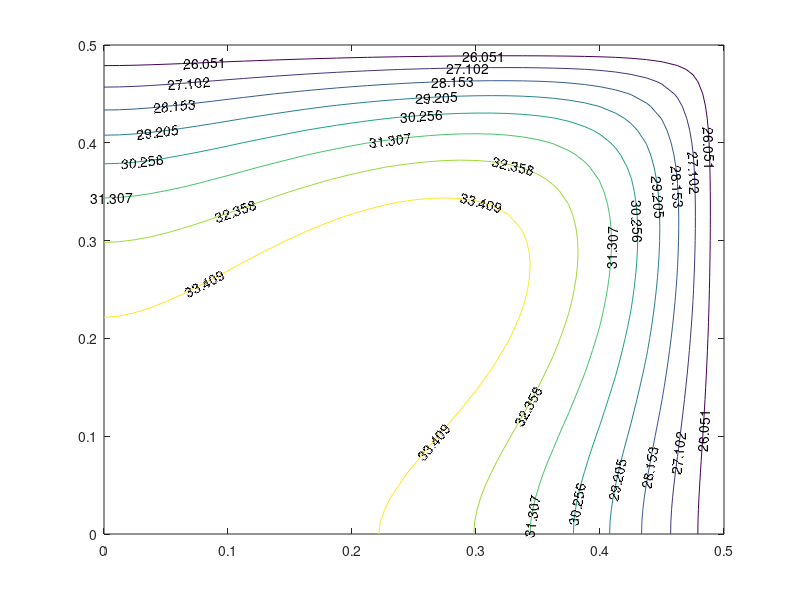
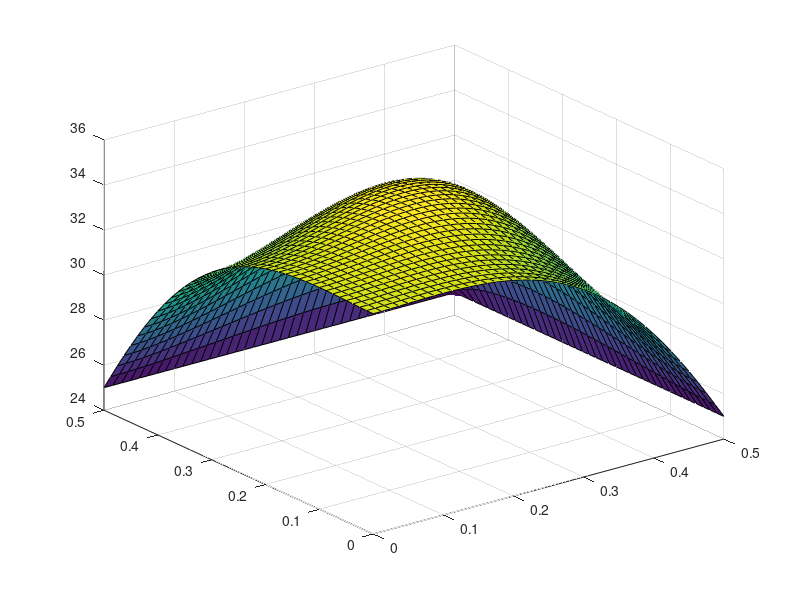

These charts were generated, in order, by the following MATLAB code:

function Question3
clear all;clc;close all;             % Clear workspace and command window, 
                                     %      close all figures
L=0.5; y=L; n=41; dx=L/(n-1);        % Specify parameters of the problem
itr_max=1500; tol=10^-4; alpha=1.8;   % Set numerical parameters
T=zeros(n,n);                        % Set all element of T equal to zero               
                                     % Set constant valued boundary values                
T(n,:)=25*ones(1,n);
T(:,n)=25*ones(n,1);
T_c=T;
for k=1:itr_max                      % Iterate until itr_max or convergence
    error_max=0;                     % Set max error =0 at beginning of 
                                     %      each iteration
                                     
    for i=2:n-1                      % Increment row numbers
         for j=2:n-1                 % Increment column numbers
                                     % Apply recursion relation
             T_c=get_T_c(T,i,j); 
                                     % Apply relaxation factor
             T(i,j)=T(i,j)+alpha*(T_c-T(i,j));          
                                     % Calculate relative error for each
                                     %      node
             error_t=abs((T_c-T(i,j))/T_c); 
                                     % Determine maximum relative error
             if error_t > error_max; error_max=error_t; end;
         end
    end
    for i=2:n-1; T(i,1)=(4*T(i,2)-T(i,3))/3; end
    for j=2:n-1; T(1,j)=(4*T(2,j)-T(3,j))/3; end
    T(1,1)=(T(2,1)+T(1,2))/2;
    if error_max < tol; break; end   % Convergence check
end
if k>itr_max-1                     % Check for maximum iteration limit 
    fprintf('Maximum iterations exceeded without convergence\n')
end
x=linspace(0,0.5,n);                 % Set x values for contour map
y=linspace(0,0.5,n);                 % Set y values for contour map
[X,Y]=meshgrid(x,y);
% Be careful with the x, y coordinate.
% The 1st and 2nd indice represent row and colunm. However, it does not directly fit to Cartesian
% coordinate. Need to flip "X" and "Y" in the countour plot
figure, contour(Y,X,T,8,'ShowText','on')                     % Generate contour map from solution
figure, surf(Y,X,T)
%
% Nested function that applies the recursion relation
% 
    function tc=get_T_c(TT,ii,jj)
        xx=dx*(ii-1); yy=dx*(jj-1);
        tc=(TT(ii+1,jj)+TT(ii-1,jj)+TT(ii,jj+1)+TT(ii,jj-1))/4+1250*xx*yy*dx^2;
    end
end